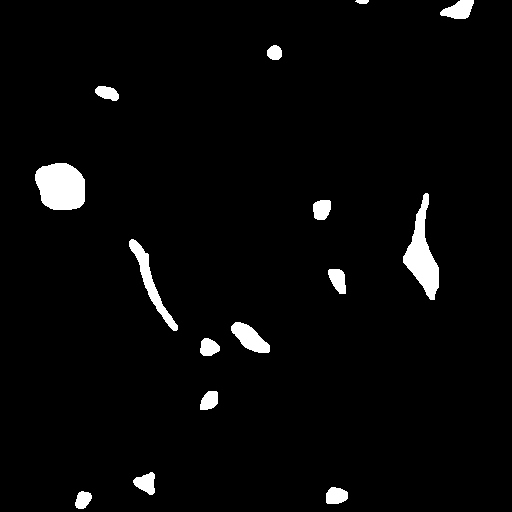
#> input picture train/fc0e6e06e2a2_mask.png, 512 x 512 px; its folder holds only this picture in this run
$ jupyter execute --allow-errors main.ipynb   (older library calls are emulated)
#> lines starting #> are read from the running program, lines starting #| are printed output that depends on the picture; after the words box and inside, x2 and y2 are one past the last pixel; in counts of white or black regions, pixels touching at a corner belong together
[cell 1]
import pandas as pd
import json
import os
from PIL import Image
import matplotlib.pyplot as plt
import numpy as np
import tensorflow as tf
from tensorflow.keras.models import Sequential
from tensorflow.keras.layers import Conv2D, MaxPooling2D, Flatten, Dense, Dropout
from tensorflow.keras.preprocessing.image import ImageDataGenerator

#> (a cell that did not finish here is left out)

# Correlación entre Datos Demográficos y Estructuras Renales
### ¿Existe alguna correlación entre la edad, el sexo, la raza, la altura, el peso o el índice de masa corporal (IMC) de los donantes y la prevalencia de ciertas estructuras renales (como vasos sanguíneos o glomérulos) en las imágenes?

[cell 3]
import pandas as pd
import seaborn as sns
import matplotlib.pyplot as plt

# Asegúrate de que el archivo CSV esté en la misma carpeta que este script o proporciona la ruta completa al archivo
#> (the rest of this cell did not finish here and is left out)

### Interpretación de la Matriz de Correlación:
La matriz de correlación muestra lo siguiente:

- La edad no parece tener una correlación fuerte con el conteo de vasos sanguíneos o glomérulos.
- La altura y el peso están altamente correlacionados entre sí (lo cual es esperado), pero tienen una correlación débil con el conteo de vasos sanguíneos y glomérulos.
- El IMC tiene una correlación débil a moderada con la altura y el peso, pero nuevamente, una correlación muy débil con el conteo de estructuras renales.
- No hay una correlación fuerte entre el conteo de vasos sanguíneos y glomérulos, lo que sugiere que la presencia de uno no implica necesariamente la presencia del otro.

### Diferencia de Medias por Sexo y Raza:
- El conteo medio de vasos sanguíneos es más alto en mujeres (F) que en hombres (M).
- De manera similar, el conteo medio de vasos sanguíneos es más alto en individuos de raza blanca (W) que en individuos de raza negra (B).
- Para el conteo de glomérulos, las diferencias son muy pequeñas y prácticamente iguales entre los sexos y las razas.

Estos resultados indican que podría haber un patrón en el que las mujeres y los individuos de raza blanca presentan un mayor número de vasos sanguíneos en sus imágenes renales. Sin embargo, para los glomérulos, no hay una diferencia notable en el conteo promedio basado en el sexo o la raza.

Es importante mencionar que estas diferencias en las medias podrían ser influenciadas por factores no considerados en este análisis y que un análisis de medias no implica causalidad. Además, sería prudente realizar pruebas estadísticas adicionales para determinar si estas diferencias son estadísticamente significativas.

# Análisis de Distribución de Estructuras en las Imágenes:

### ¿Cómo se distribuyen las estructuras como vasos sanguíneos y glomérulos a través de diferentes imágenes? ¿Hay alguna tendencia notable en su distribución?

[cell 4]
# Cargar y explorar los datos de polígonos
polygons_file_path = 'polygons.jsonl'
polygons_data = []
#> (the rest of this cell did not finish here and is left out)

[cell 5]
# Función para extraer histogramas de color
def extract_color_histogram(image_path):
    image = Image.open(image_path)
    image = image.convert('RGB')  # Convertir a RGB si es necesario
    histogram = image.histogram()
    histogram = np.array(histogram).reshape(3, 256)  # Dividir en canales RGB
    return histogram

[cell 6]
# Cargar y visualizar las imágenes
image_folder = 'train'  # Carpeta que contiene las imágenes .tif
image_files = os.listdir(image_folder)

[cell 7]
# Visualizar las primeras 5 imágenes y extraer histogramas
N = 5
for i, image_file in enumerate(image_files):
    if i >= N:
        break
    image_path = os.path.join(image_folder, image_file)
    image = Image.open(image_path)
#> image is the input picture: PIL image 512x512 L; 3.1% white; 15 white regions, largest, box (x1, y1, x2, y2) and area: (35, 163, 85, 210) 1936, (403, 193, 439, 300) 1709, (129, 239, 178, 331) 920
    plt.imshow(image)
    plt.title(image_file)
    plt.axis('off')
    plt.show()

    # Extraer y mostrar histograma de color
    histogram = extract_color_histogram(image_path)
#> in extract_color_histogram, `histogram = image.histogram()`: histogram = 768 values, max 253979 at index 0, min 0 at index 1, mean 1024
    plt.figure(figsize=(12, 4))
    for j, color in enumerate(['Red', 'Green', 'Blue']):
        plt.subplot(1, 3, j + 1)
        plt.bar(range(256), histogram[j], color=color.lower())
        plt.title(f'{color} Channel Histogram')
        plt.xlim([0, 256])
    plt.show()
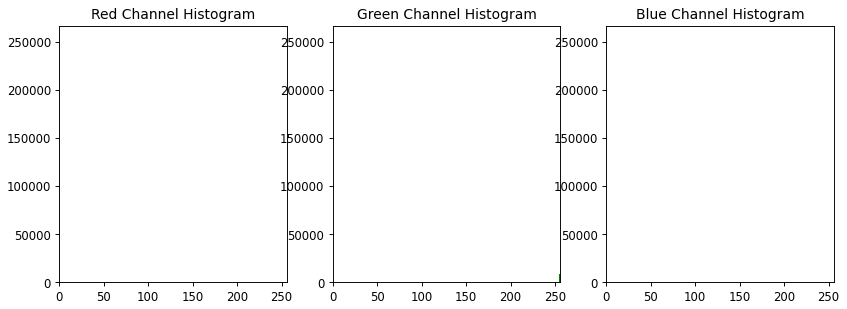
#> figure drawn by matplotlib, 3 panels; panel 1: tallest bar 253979 high, from x = -0.4 to 0.4; panel 2: tallest bar 253979 high, from x = -0.4 to 0.4; panel 3: tallest bar 253979 high, from x = -0.4 to 0.4

[cell 8]
from PIL import Image
import os
import numpy as np
import tensorflow as tf
from tensorflow import keras
from tensorflow.keras import layers


data_dir = 'train'


images = []
labels = []


image_size = (128, 128)
num_samples_per_class = 50
classes = ['class1', 'class2']

#> (the rest of this cell did not finish here and is left out)

[cell 9]
import os
import cv2


train_folder = 'train'


output_folder = 'output'

threshold_value = 200
kernel = cv2.getStructuringElement(cv2.MORPH_ELLIPSE, (5, 5))


if not os.path.exists(output_folder):
    os.makedirs(output_folder)


# [18 lines left out: function segment_blood_vessels, not called in this run]


for class_folder in os.listdir(train_folder):
    class_folder_path = os.path.join(train_folder, class_folder)

    if os.path.isdir(class_folder_path):
        output_class_folder = os.path.join(output_folder, class_folder)

        if not os.path.exists(output_class_folder):
            os.makedirs(output_class_folder)

        for image_file in os.listdir(class_folder_path):
            if image_file.endswith('.jpg') or image_file.endswith('.png') or image_file.endswith('.tif'):
                image_path = os.path.join(class_folder_path, image_file)
                segmented_image = segment_blood_vessels(image_path)

                output_filename = os.path.splitext(image_file)[0] + '.png'
                output_path = os.path.join(output_class_folder, output_filename)
                cv2.imwrite(output_path, segmented_image)

print("Blood vessel segmentation completed. Segmented images saved as .png files.")

[cell 10]
import os
import cv2
import matplotlib.pyplot as plt


output_folder = 'output'


mask_files = []
for root, dirs, files in os.walk(output_folder):
    for file in files:
        if file.endswith('.png'):
            mask_files.append(os.path.join(root, file))


num_images_to_show = 5

for i in range(num_images_to_show):
    if i < len(mask_files):
        mask_image = cv2.imread(mask_files[i], cv2.IMREAD_GRAYSCALE)
        plt.figure(figsize=(8, 8))
        plt.imshow(mask_image, cmap='gray')
        plt.title(f'Segmented Mask Image {i+1}')
        plt.axis('off')
        plt.show()
    else:
        break


$ run again, on train/fce9ad75428d_mask.png
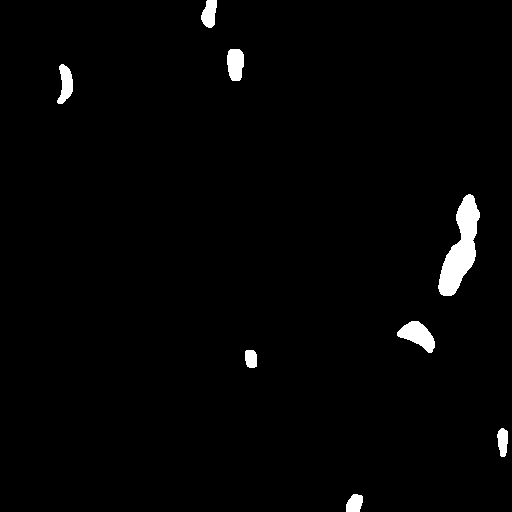
#> input picture train/fce9ad75428d_mask.png, 512 x 512 px
#> image is the input picture: PIL image 512x512 L; 1.8% white; 8 white regions, largest, box (x1, y1, x2, y2) and area: (438, 194, 480, 296) 2107, (397, 321, 435, 353) 668, (227, 49, 244, 81) 459
#> histogram = 768 values, max 257498 at index 0, min 0 at index 1, mean 1024
#> `plt.show()`:
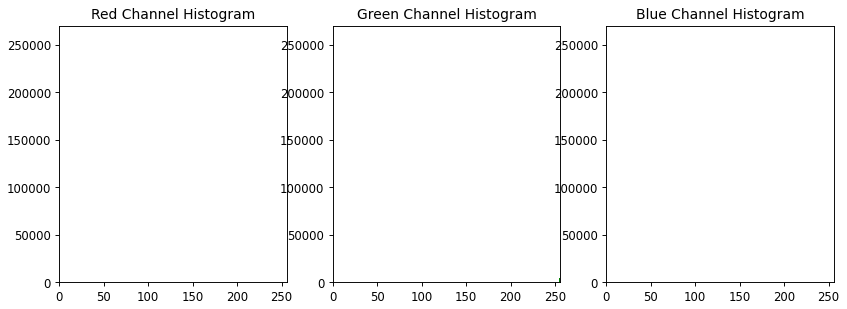
#> figure drawn by matplotlib, 3 panels; panel 1: tallest bar 257498 high, from x = -0.4 to 0.4; panel 2: tallest bar 257498 high, from x = -0.4 to 0.4; panel 3: tallest bar 257498 high, from x = -0.4 to 0.4

$ run again, on train/fd2437954fd8_mask.png
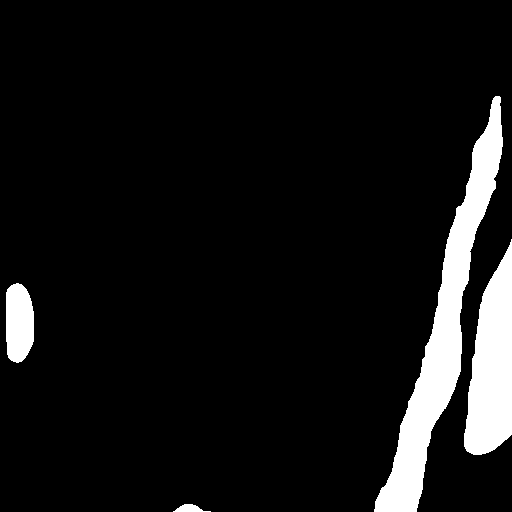
#> input picture train/fd2437954fd8_mask.png, 512 x 512 px
#> image is the input picture: PIL image 512x512 L; 8.2% white; 4 white regions, box (x1, y1, x2, y2) and area: (374, 96, 503, 512) 12336, (464, 239, 512, 455) 6979, (6, 283, 34, 363) 1898, (173, 504, 211, 512) 176
#> histogram = 768 values, max 240755 at index 0, min 0 at index 1, mean 1024
#> `plt.show()`:
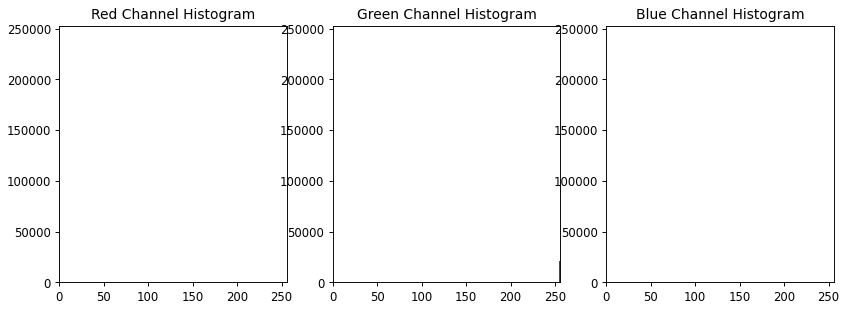
#> figure drawn by matplotlib, 3 panels; panel 1: tallest bar 240755 high, from x = -0.4 to 0.4; panel 2: tallest bar 240755 high, from x = -0.4 to 0.4; panel 3: tallest bar 240755 high, from x = -0.4 to 0.4

$ run again, on train/fd569e285d3d_mask.png
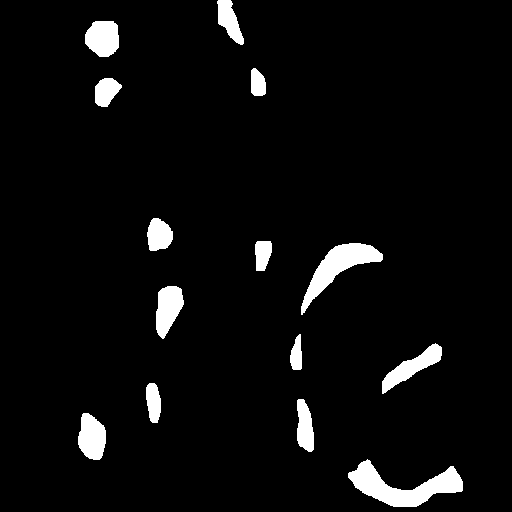
#> input picture train/fd569e285d3d_mask.png, 512 x 512 px
#> image is the input picture: PIL image 512x512 L; 4.7% white; 14 white regions, largest, box (x1, y1, x2, y2) and area: (348, 459, 463, 507) 2410, (301, 243, 383, 315) 1853, (382, 343, 442, 394) 1039
#> histogram = 768 values, max 249739 at index 0, min 0 at index 1, mean 1024
#> `plt.show()`:
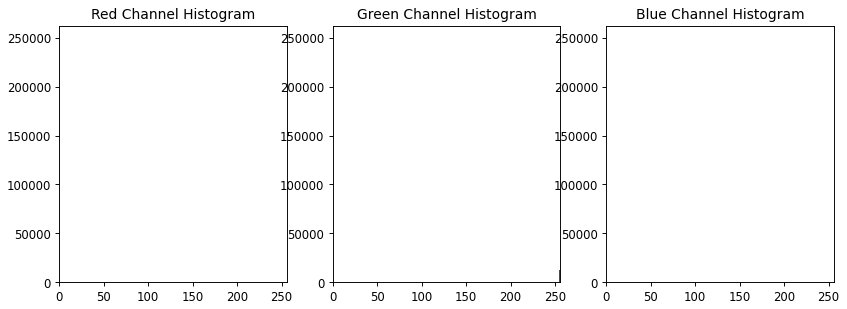
#> figure drawn by matplotlib, 3 panels; panel 1: tallest bar 249739 high, from x = -0.4 to 0.4; panel 2: tallest bar 249739 high, from x = -0.4 to 0.4; panel 3: tallest bar 249739 high, from x = -0.4 to 0.4

$ run again, on train/fc6def641612_mask.png
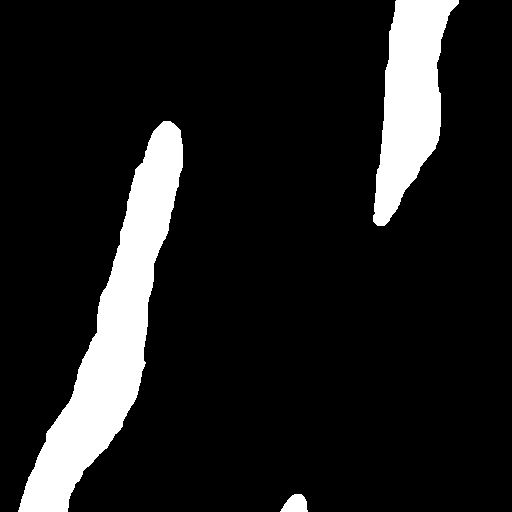
#> input picture train/fc6def641612_mask.png, 512 x 512 px
#> image is the input picture: PIL image 512x512 L; 11.8% white; 3 white regions, box (x1, y1, x2, y2) and area: (18, 121, 183, 512) 19900, (373, 0, 459, 226) 10734, (280, 494, 308, 512) 363
#> histogram = 768 values, max 231147 at index 0, min 0 at index 1, mean 1024
#> `plt.show()`:
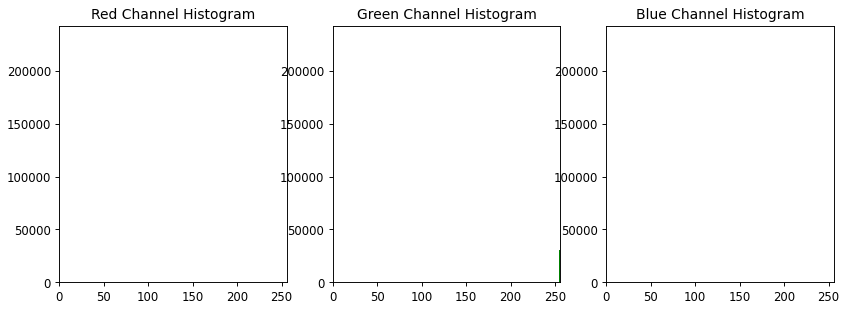
#> figure drawn by matplotlib, 3 panels; panel 1: tallest bar 231147 high, from x = -0.4 to 0.4; panel 2: tallest bar 231147 high, from x = -0.4 to 0.4; panel 3: tallest bar 231147 high, from x = -0.4 to 0.4
